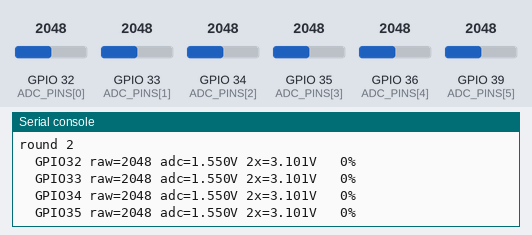
Bench run of a program on a simulated ESP32 board running MicroPython. On the bench: the last lines printed to the serial console. The inputs (shaded band) are chosen by the test bench; at power-on: GPIO 32 (ADC_PINS[0]) = 2048, GPIO 33 (ADC_PINS[1]) = 2048, GPIO 34 (ADC_PINS[2]) = 2048, GPIO 35 (ADC_PINS[3]) = 2048, GPIO 36 (ADC_PINS[4]) = 2048, GPIO 39 (ADC_PINS[5]) = 2048 (analog values on the 0–4095 scale).

Above: at 1.2 s.
1.3 s: GPIO 32 (ADC_PINS[0]) set to 2866
At 1.7 s:
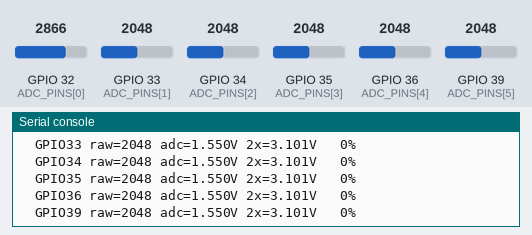
4.2 s: GPIO 33 (ADC_PINS[1]) set to 122
7.0 s: GPIO 34 (ADC_PINS[2]) set to 2866
8.5 s: GPIO 35 (ADC_PINS[3]) set to 2866
At 9.8 s:
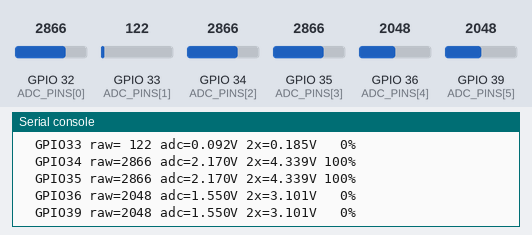
10.0 s: GPIO 36 (ADC_PINS[4]) set to 2866
At 10.7 s:
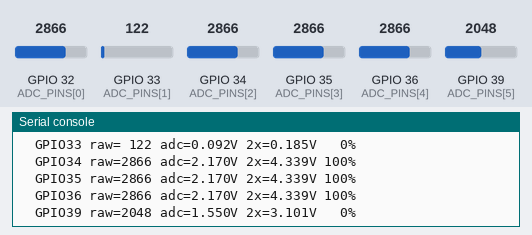
11.5 s: GPIO 39 (ADC_PINS[5]) set to 2866
At 12.5 s:
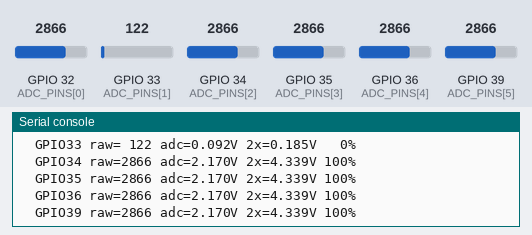
Timing chart, 0 to 14.0 s (numbered marks = the images above; inputs shaded):
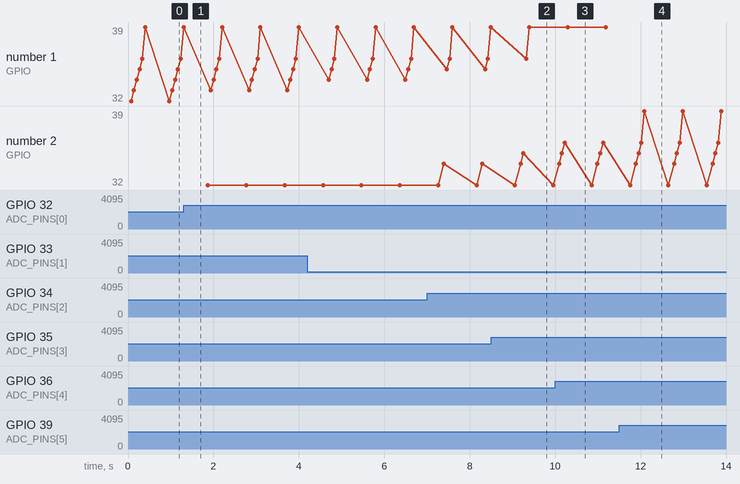

Measured:
- after the input at 8.5 s, the serial console: prints a new line after 0.76 s (image 2)
- after the input at 10.0 s, the serial console: prints a new line after 0.22 s (image 3)
- after the input at 11.5 s, the serial console: prints a new line after 0.59 s (image 4)

The program:

battery_probe.py
```python
"""Probe XiaoMiao battery-related signals.

Run on the board from mpremote:
    uv run python -m mpremote connect COM3 run apps/battery_probe.py

Or upload then run from REPL:
    uv run python scripts/flash.py upload apps/battery_probe.py
    >>> import battery_probe

This script does not know the board's battery wiring. It scans I2C for a
possible power-management / fuel-gauge chip and samples common ESP32 ADC pins.
If VBAT is connected through a divider, one ADC value should stay around a
stable fraction of the battery voltage.
"""
import time

from machine import ADC, I2C, Pin


I2C_SCL = 15
I2C_SDA = 21

# XiaoMiao known pins:
# 36 = light sensor, 39 = thermistor, 34/35 = keys, 32/33/25/26 = expansion.
ADC_PINS = (32, 33, 34, 35, 36, 39)
ADC_MAX = 4095

# Approximate Li-ion open-circuit voltage to percentage curve.
BATTERY_CURVE = (
    (4.20, 100),
    (4.10, 90),
    (4.00, 80),
    (3.92, 70),
    (3.85, 60),
    (3.79, 50),
    (3.73, 40),
    (3.68, 30),
    (3.61, 20),
    (3.50, 10),
    (3.30, 0),
)


def _setup_adc(pin):
    adc = ADC(Pin(pin))
    try:
        adc.atten(ADC.ATTN_11DB)
    except Exception:
        pass
    try:
        adc.width(ADC.WIDTH_12BIT)
    except Exception:
        pass
    return adc


def _read_avg(adc, samples=32):
    total = 0
    for _ in range(samples):
        total += adc.read()
        time.sleep_ms(2)
    return total / samples


def _read_voltage(adc, raw):
    if hasattr(adc, "read_uv"):
        try:
            return adc.read_uv() / 1000000.0
        except Exception:
            pass
    # Fallback is a rough estimate for ATTEN_11DB on ESP32 MicroPython.
    return raw / ADC_MAX * 3.3


def battery_percent(voltage):
    if voltage >= BATTERY_CURVE[0][0]:
        return 100
    if voltage <= BATTERY_CURVE[-1][0]:
        return 0
    for i in range(len(BATTERY_CURVE) - 1):
        high_v, high_p = BATTERY_CURVE[i]
        low_v, low_p = BATTERY_CURVE[i + 1]
        if high_v >= voltage >= low_v:
            span = high_v - low_v
            if span <= 0:
                return low_p
            return int(low_p + (voltage - low_v) * (high_p - low_p) / span + 0.5)
    return 0


def scan_i2c():
    print("I2C scan on SCL=%d SDA=%d" % (I2C_SCL, I2C_SDA))
    try:
        i2c = I2C(0, scl=Pin(I2C_SCL), sda=Pin(I2C_SDA))
        addrs = i2c.scan()
    except Exception as exc:
        print("  failed:", exc)
        return
    if not addrs:
        print("  no devices")
        return
    print("  devices:", ", ".join("0x%02X" % a for a in addrs))
    print("  note: 0x40 is known motor/LED on this board")


def probe_adc(rounds=20):
    adcs = []
    for pin in ADC_PINS:
        try:
            adcs.append((pin, _setup_adc(pin)))
        except Exception as exc:
            print("ADC GPIO%d unavailable: %s" % (pin, exc))

    print("")
    print("ADC probe. Columns: pin raw adc_v vbat_if_2x percent_if_2x")
    print("If battery uses a 1:1 divider, vbat_if_2x is the estimated battery voltage.")
    for n in range(rounds):
        print("")
        print("round", n + 1)
        for pin, adc in adcs:
            raw = _read_avg(adc)
            adc_v = _read_voltage(adc, raw)
            vbat_2x = adc_v * 2.0
            pct = battery_percent(vbat_2x)
            print(
                "  GPIO%-2d raw=%4d adc=%.3fV 2x=%.3fV %3d%%"
                % (pin, int(raw + 0.5), adc_v, vbat_2x, pct)
            )
        time.sleep_ms(500)


def main():
    print("XiaoMiao battery probe")
    print("Press Ctrl+C to stop.")
    scan_i2c()
    probe_adc()
    print("")
    print("done")


main()
```
